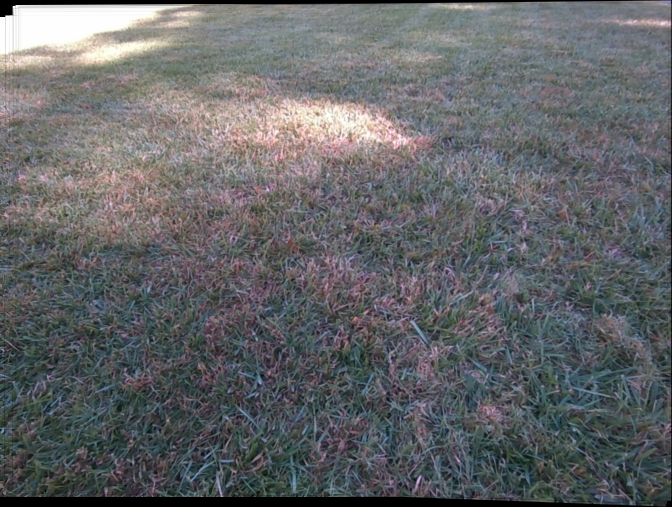
#> input picture stitch-map/map_102631c.png, 672 x 507 px; its folder holds 3 pictures in this run
$ python loop_check.py --frames ..
#> lines starting #> are read from the running program, lines starting #| are printed output that depends on the picture
### stitch-map/stitch_map.py
#!/usr/bin/env python3
"""Stitch all the frames of a GrassVIO recording into one big map (mosaic).

For the SLAM side of the project we need a map built from what the camera
sees. This script takes one recording, lines up its frames using feature
matches between neighbouring frames, and pastes them onto one big canvas.
A homography approximates the ground as a plane. Camera translation over
three-dimensional grass can violate that approximation and cause drift,
even when many feature matches fit each pairwise transform.

Inputs (pick one):
  --bag  take.db3     a ROS bag file from our recordings (read directly,
                      no ROS install needed, same as the other tools)
  --video file.mp4    any normal video file
  --frames folder     a folder of frame images (frame_000000.png, ...)

Usage:
    python3 stitch_map.py --bag <take>.db3 --out map.png

Options:
    --stride N      use every Nth frame (default 5). Bigger stride means a
                    bigger step between frames, which makes a wider map but
                    harder matching.
    --detector X    sift or orb (default sift).
    --max-frames N  stop after N frames (default: no limit).
    --loop-check    also match each frame against earlier frames at least
                    5 chosen frames back. A strong loop match (at least 50
                    inliers) re-anchors the frame: its transform comes from
                    the loop match instead of the drifted chain.
    --place X       chain or tree (default chain). Chain places each frame
                    from its neighbour only. Tree builds the strongest
                    spanning tree over all frame pairs and places each frame
                    along its strongest path back to the first frame, so a
                    frame whose neighbour pair fails can still be placed
                    from a later frame that matches it well. Tree mode
                    saves every pair result to <out>_pairs.json as it goes,
                    and resumes from that file if the run is interrupted,
                    instead of starting over.
    --lowe-ratio R  Lowe ratio for the matcher (default 0.75). Looser
                    values accept more matches and can rescue a weak pair.

Output: the map image plus a small .json file next to it with the run stats.
"""

import argparse
import hashlib
import json
import os
import sqlite3
from pathlib import Path
import sys

import cv2
import numpy as np

sys.path.insert(0, os.path.join(os.path.dirname(os.path.abspath(__file__)),
                                "..", "bag-exploration"))
from explore_bag import parse_image, COLOR  # noqa: E402
from geometry import (apply_transform, hartley_transform, fit_homography,
                      projected_corners, render_mosaic)
from window_motion import flow_pairs, validate_camera_motion

RANSAC_THRESH_PX = 3.0
MIN_INLIERS = 20
LOWE_RATIO = 0.75
LOOP_REANCHOR_MIN = 50
# A loop match must be to a frame at least this many chosen frames back.
# Closer frames still overlap from normal forward motion, so matching them
# is not a loop closure, it is just a shorter hop along the chain.
LOOP_MIN_GAP = 5


class StitchFailure(ValueError):
    """A rejected map with the already-computed placement diagnostics."""

    def __init__(self, message, stats):
        super().__init__(message)
        self.stats = dict(stats, render_status="rejected", render_error=message)


# [39 lines left out: functions load_frames_from_bag, load_frames_from_video, load_frames_from_folder, not called in this run]


def make_detector(name):
    if name == "orb":
        return cv2.ORB_create(nfeatures=3000)
    # Cap the feature count: the matcher cannot handle more than about
    # 32000 descriptors per image, and grass easily produces more.
    return cv2.SIFT_create(nfeatures=10000)


def downscale(frame, max_dim=1600):
    """Shrink very large photos so matching stays fast and reliable."""
    h, w = frame.shape[:2]
    scale = min(1.0, max_dim / max(h, w))
    if scale >= 1.0:
        return frame
    return cv2.resize(frame, (round(w * scale), round(h * scale)),
                      interpolation=cv2.INTER_AREA)


# [348 lines left out: functions pair_homography, place_by_tree, stitch, write_debug_panel, main, not called in this run]


# [2 lines that do not run on import are left out]

### stitch-map/detector-comparison/loop_check.py
#!/usr/bin/env python3
"""Loop-closure check for the phone photos (experiment script, not shared).

The stitch script only matches neighbouring frames. This script matches
every frame against every earlier frame with the same matcher settings
(ratio 0.75, RANSAC 3 px, minimum 20 inliers) and reports the inlier count
for each pair. The question from the meeting: does the sixth photo really
overlap the first one, and would checking older frames find usable matches
the chain currently ignores?

Run: python3 loop_check.py
"""

import argparse
import os
import sys

import cv2
import numpy as np

sys.path.insert(0, os.path.join(os.path.dirname(os.path.abspath(__file__)),
                                ".."))
import stitch_map as sm  # noqa: E402


def pair_inliers(kp_a, des_a, kp_b, des_b, matcher):
    if des_a is None or des_b is None:
        return 0
    matches = matcher.knnMatch(des_b, des_a, k=2)
    good = []
    for pair in matches:
        if len(pair) != 2:
            continue
        m, n = pair
        if m.distance < 0.75 * n.distance:
            good.append(m)
    if len(good) < 20:
        return 0
    src = np.float32([kp_b[m.queryIdx].pt for m in good]).reshape(-1, 1, 2)
    dst = np.float32([kp_a[m.trainIdx].pt for m in good]).reshape(-1, 1, 2)
    H, mask = cv2.findHomography(src, dst, cv2.RANSAC, 3.0)
    if H is None or mask is None:
        return 0
    return int(mask.sum())


def main():
    ap = argparse.ArgumentParser()
    ap.add_argument("--frames", required=True,
                    help="a folder of frame images, in order")
    args = ap.parse_args()
    names = sorted(f for f in os.listdir(args.frames)
                   if f.lower().endswith((".png", ".jpg", ".jpeg")))
    frames = [sm.downscale(cv2.imread(os.path.join(args.frames, n)))
              for n in names]
#> in downscale, `h, w = frame.shape[:2]`: h = 507; w = 672
#> in downscale, `scale = min(1.0, max_dim / max(h, w))`: scale = 1
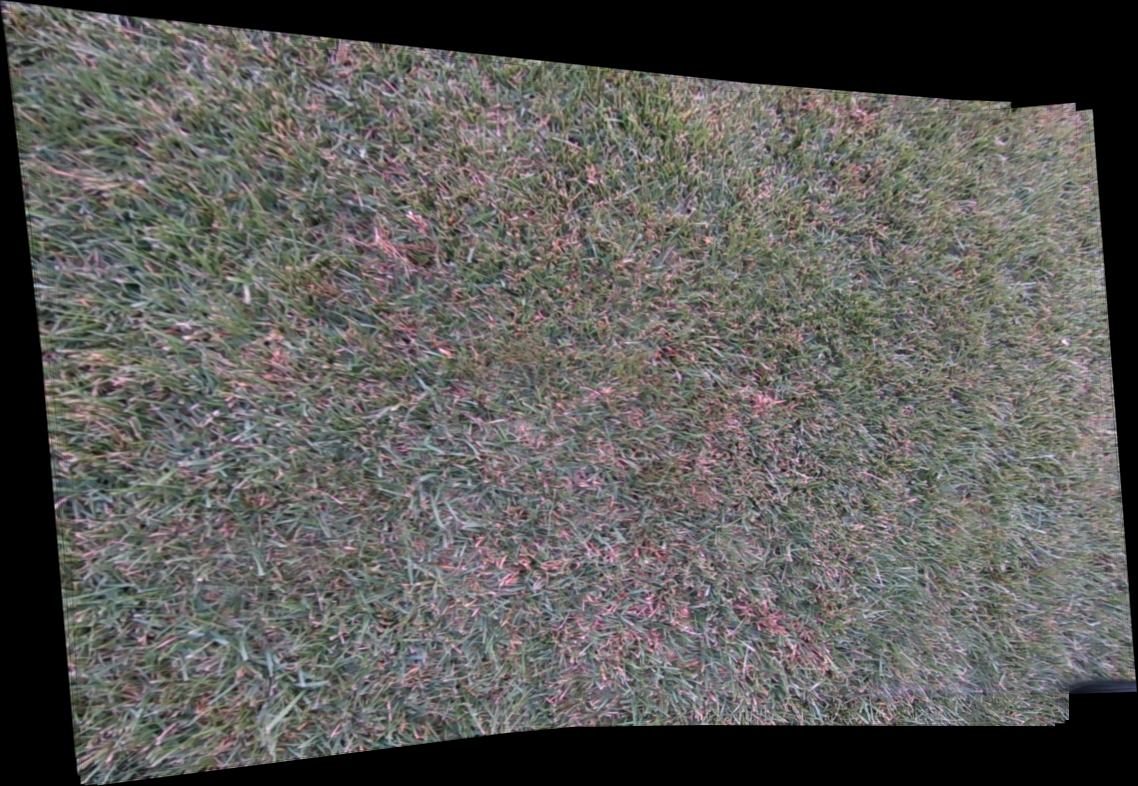
#> input picture stitch-map/panorama_20261007_075947.png, 1138 x 786 px
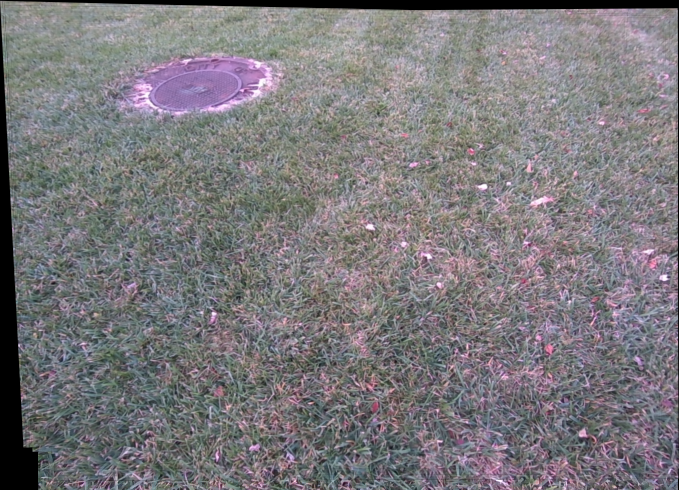
#> input picture stitch-map/panorama_20261030_174745.png, 679 x 490 px
    grays = [cv2.cvtColor(f, cv2.COLOR_BGR2GRAY) for f in frames]
#> grays = 3 items
    for det_name in ("sift", "orb"):
        detector = sm.make_detector(det_name)
        matcher = (cv2.BFMatcher(cv2.NORM_HAMMING) if det_name == "orb"
                   else cv2.BFMatcher(cv2.NORM_L2))
        feats = [detector.detectAndCompute(g, None) for g in grays]
        print(f"=== {det_name} ===")
        for j in range(len(frames)):
            row = []
            for i in range(j):
                n = pair_inliers(feats[i][0], feats[i][1],
                                 feats[j][0], feats[j][1], matcher)
                row.append(f"{i + 1}:{n}")
            print(f"frame {j + 1} ({names[j]}) vs earlier -> "
                  + ", ".join(row))
#> this loop made 2 passes


if __name__ == "__main__":
    main()
